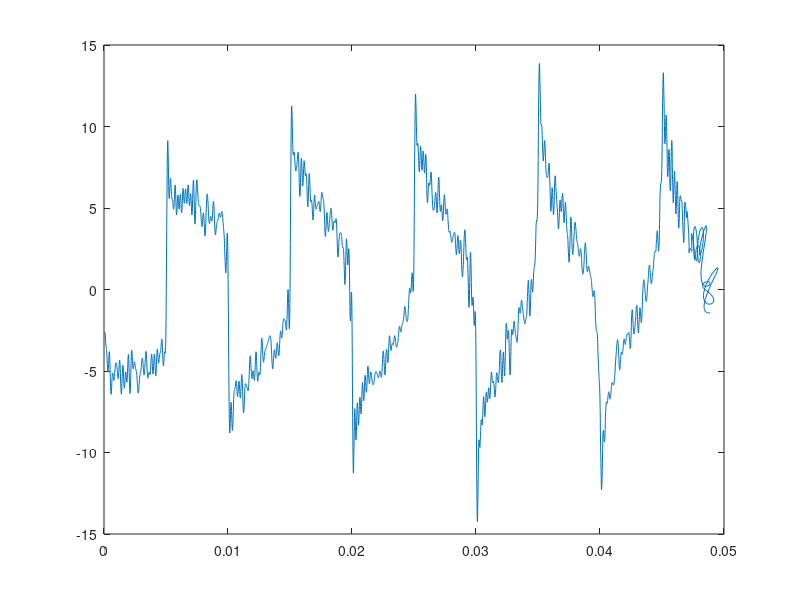

MATLAB code for this plot:
%%implement hilbert transform of wave 
clear
clc
dT = 1/10000;     % time steps
fs = 1/dT;
% Generate FIR (Finite Impulse Response) filter
n = 5000; %FIR parameter
h = 1:n;
h = 1./h/pi;
H = [ -fliplr(h) 0 h];   % Generate Filter
%% Generate Signal
%Square wave
nCyc = 5;
f = 100
oversampling = fs/f
t = 1/fs:1/fs:nCyc/f;
maxtime = t(end)
x = ones(1,oversampling/2);
X = [];
for i=1:2*nCyc
    X= [X ((-1)^i) * x];
end

% %sine wave
% f = 1000
% oversampling = fs/f
% nCyc = 10;      % cycles of sine wave
% t = 1/fs:1/fs:nCyc/f;
% phase = (pi/180)*30; % phase in degrees
% X_sin = sin(2*pi*f*t+phase);


%% Find Hilbert Transformation
Xh = conv(X,H); 
Xh = Xh(n+1:n+length(X));

%% now merge  both signals into one and modulate them
S = X+j*Xh;
%resample the signal
S = resample(S,10,1);
t = resample(t,10,1);           dT = dT/10;

fc = 30E3  %carrier frequency
phase_c = (pi/180)*0 %carrier phase
St = S.*exp(j*(2*pi*fc*t+phase_c));
st = real(St);   % signal to be transmitted
plot(real(st))
hold on
plot(imag(st))
hold off
%% Now simulate channel
% upsample and add noise
S_channel = resample(st,10,1);
t = resample(t,10,1);   % maintain consistensy with time
SNR = 1
S_channel = awgn(S_channel,SNR);
%% Reception of signal
Srx = resample(S_channel,1,10);
t = resample(t,1,10);
Srx = Srx(1:end-100);   % drop last samples as resampling messes with it
t = t(1:end-100);
%get cos component of wave , mix it with cos at fc
Srx_Mixed = Srx.*cos(2*pi*fc*t);
plot(t,Srx_Mixed)
%% Low pass filter the signal
%generate  filter
f_cutoff = 10000  ; % cutoff frequency of filter
n = 5000;        % size of rect FIR filter
x = (-n:n)*dT;
LPF= sinc(f_cutoff*x);
% apply transform
S_L = conv(Srx_Mixed,LPF);
S_L = S_L(n+1:n+length(Srx_Mixed));
pause(1)
plot(t,S_L)














